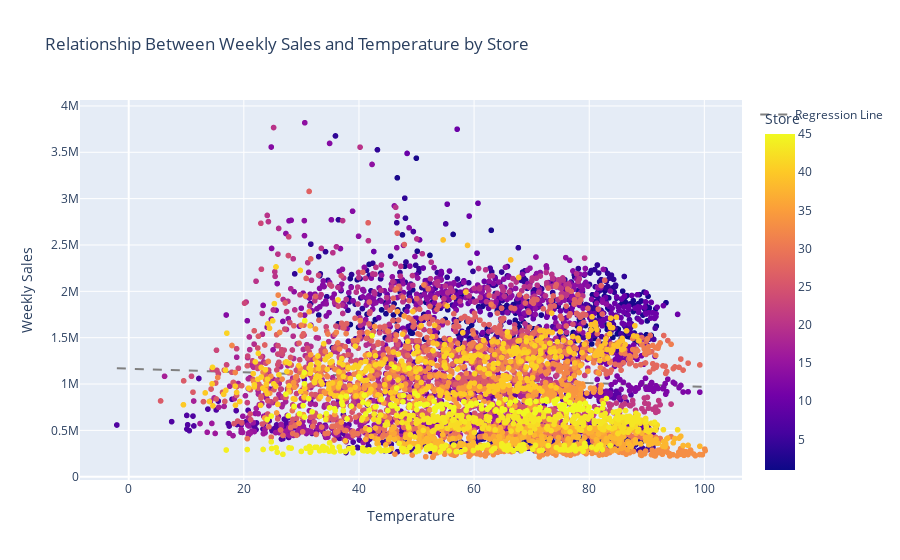

Here is the notebook cell this chart was saved with:
### Markdown cell above
**Better Ways to Analyze the Data:**

Given the clustering by store ID, here are some better approaches for analyzing this data:

1.  **Analyze each store separately:** Create separate scatter plots and regression lines for each store ID. This would allow you to see if there's a different relationship between temperature and sales for different stores. Some stores might have a stronger negative correlation than others, or even a positive correlation.
2.  **Mixed-Effects Model/Multilevel Model:** Use a mixed-effects model or multilevel model. This type of model can account for both the overall effect of temperature on sales *and* the store-specific effects. Store ID would be treated as a random effect.
3.  **Include Store ID as a Categorical Variable in a Regression Model:** If you want to build a single regression model, include store ID as a categorical (dummy) variable. This would allow the model to estimate a different intercept for each store, reflecting their different baseline sales levels.
4.  **Look for Interactions:** Explore whether there's an interaction effect between temperature and store ID. Perhaps the effect of temperature on sales is different for different types of stores (e.g., stores in warmer climates vs. stores in colder climates).

**In summary:**

While the scatter plot shows a slight negative trend between temperature and weekly sales, the relationship is weak, and the regression line isn't very informative. The primary driver of sales appears to be store-specific factors, which should be taken into account in any further analysis. Analyzing each store separately or using a mixed-effects model would provide a more accurate understanding of the relationship between temperature and sales.

### Code cell
fig = px.scatter(df, x='Temperature', y='Weekly_Sales', color='Store',
                 title='Relationship Between Weekly Sales and Temperature by Store',
                 labels={'Temperature': 'Temperature', 'Weekly_Sales': 'Weekly Sales'},
                 hover_data=['Store'])


# Calculate the regression line
slope, intercept, r_value, p_value, std_err = stats.linregress(df['Temperature'], df['Weekly_Sales'])

# Create x values for the regression line
x_values = np.linspace(df['Temperature'].min(), df['Temperature'].max(), 100)
# Calculate the corresponding y values using the regression equation
y_values = slope * x_values + intercept

# Add the regression line to the plot
fig.add_scatter(x=x_values, y=y_values, mode='lines', name='Regression Line', line=dict(color='gray', dash='dash'))
# Update layout
fig.update_layout(xaxis_title='Temperature', yaxis_title='Weekly Sales')

# Show the plot
fig.show()

### Figure 1 — Plotly figure (JSON) as saved in the notebook; plotly's stock layout.template omitted (floating-point values rounded to 4 significant figures; data arrays with more than 128 entries replaced by an {"elided": "..."} marker saying what was removed)
{"data": [{"customdata": {"elided": "6435x1 int values"}, "hovertemplate": "Temperature=%{x}<br>Weekly Sales=%{y}<br>Store=%{marker.color}<extra></extra>", "legendgroup": "", "marker": {"color": {"elided": "6435 int values"}, "coloraxis": "coloraxis", "symbol": "circle"}, "mode": "markers", "name": "", "showlegend": false, "type": "scattergl", "x": {"elided": "6435 float values"}, "xaxis": "x", "y": {"elided": "6435 float values"}, "yaxis": "y"}, {"line": {"color": "gray", "dash": "dash"}, "mode": "lines", "name": "Regression Line", "type": "scatter", "x": [-2.06, -1.028, 0.004646, 1.037, 2.069, 3.102, 4.134, 5.166, 6.199, 7.231, 8.263, 9.296, 10.33, 11.36, 12.39, 13.42, 14.46, 15.49, 16.52, 17.55, 18.59, 19.62, 20.65, 21.68, 22.72, 23.75, 24.78, 25.81, 26.85, 27.88, 28.91, 29.94, 30.97, 32.01, 33.04, 34.07, 35.1, 36.14, 37.17, 38.2, 39.23, 40.27, 41.3, 42.33, 43.36, 44.39, 45.43, 46.46, 47.49, 48.52, 49.56, 50.59, 51.62, 52.65, 53.69, 54.72, 55.75, 56.78, 57.81, 58.85, 59.88, 60.91, 61.94, 62.98, 64.01, 65.04, 66.07, 67.11, 68.14, 69.17, 70.2, 71.23, 72.27, 73.3, 74.33, 75.36, 76.4, 77.43, 78.46, 79.49, 80.53, 81.56, 82.59, 83.62, 84.66, 85.69, 86.72, 87.75, 88.78, 89.82, 90.85, 91.88, 92.91, 93.95, 94.98, 96.01, 97.04, 98.08, 99.11, 100.1], "y": [1169000.0, 1167000.0, 1165000.0, 1163000.0, 1161000.0, 1159000.0, 1157000.0, 1155000.0, 1153000.0, 1151000.0, 1149000.0, 1147000.0, 1145000.0, 1143000.0, 1141000.0, 1139000.0, 1137000.0, 1135000.0, 1133000.0, 1131000.0, 1129000.0, 1127000.0, 1125000.0, 1123000.0, 1121000.0, 1119000.0, 1117000.0, 1115000.0, 1113000.0, 1111000.0, 1109000.0, 1107000.0, 1105000.0, 1103000.0, 1101000.0, 1099000.0, 1097000.0, 1095000.0, 1093000.0, 1091000.0, 1089000.0, 1087000.0, 1085000.0, 1083000.0, 1081000.0, 1079000.0, 1077000.0, 1075000.0, 1073000.0, 1071000.0, 1069000.0, 1067000.0, 1065000.0, 1063000.0, 1061000.0, 1059000.0, 1057000.0, 1055000.0, 1053000.0, 1051000.0, 1048000.0, 1046000.0, 1044000.0, 1042000.0, 1040000.0, 1038000.0, 1036000.0, 1034000.0, 1032000.0, 1030000.0, 1028000.0, 1026000.0, 1024000.0, 1022000.0, 1020000.0, 1018000.0, 1016000.0, 1014000.0, 1012000.0, 1010000.0, 1008000.0, 1006000.0, 1004000.0, 1002000.0, 1000000.0, 998100.0, 996100.0, 994100.0, 992100.0, 990000.0, 988000.0, 986000.0, 984000.0, 982000.0, 980000.0, 978000.0, 975900.0, 973900.0, 971900.0, 969900.0]}], "layout": {"coloraxis": {"colorbar": {"title": {"text": "Store"}}, "colorscale": [[0, "#0d0887"], [0.1111, "#46039f"], [0.2222, "#7201a8"], [0.3333, "#9c179e"], [0.4444, "#bd3786"], [0.5556, "#d8576b"], [0.6667, "#ed7953"], [0.7778, "#fb9f3a"], [0.8889, "#fdca26"], [1, "#f0f921"]]}, "legend": {"tracegroupgap": 0}, "title": {"text": "Relationship Between Weekly Sales and Temperature by Store"}, "xaxis": {"anchor": "y", "domain": [0, 1], "title": {"text": "Temperature"}}, "yaxis": {"anchor": "x", "domain": [0, 1], "title": {"text": "Weekly Sales"}}}}
